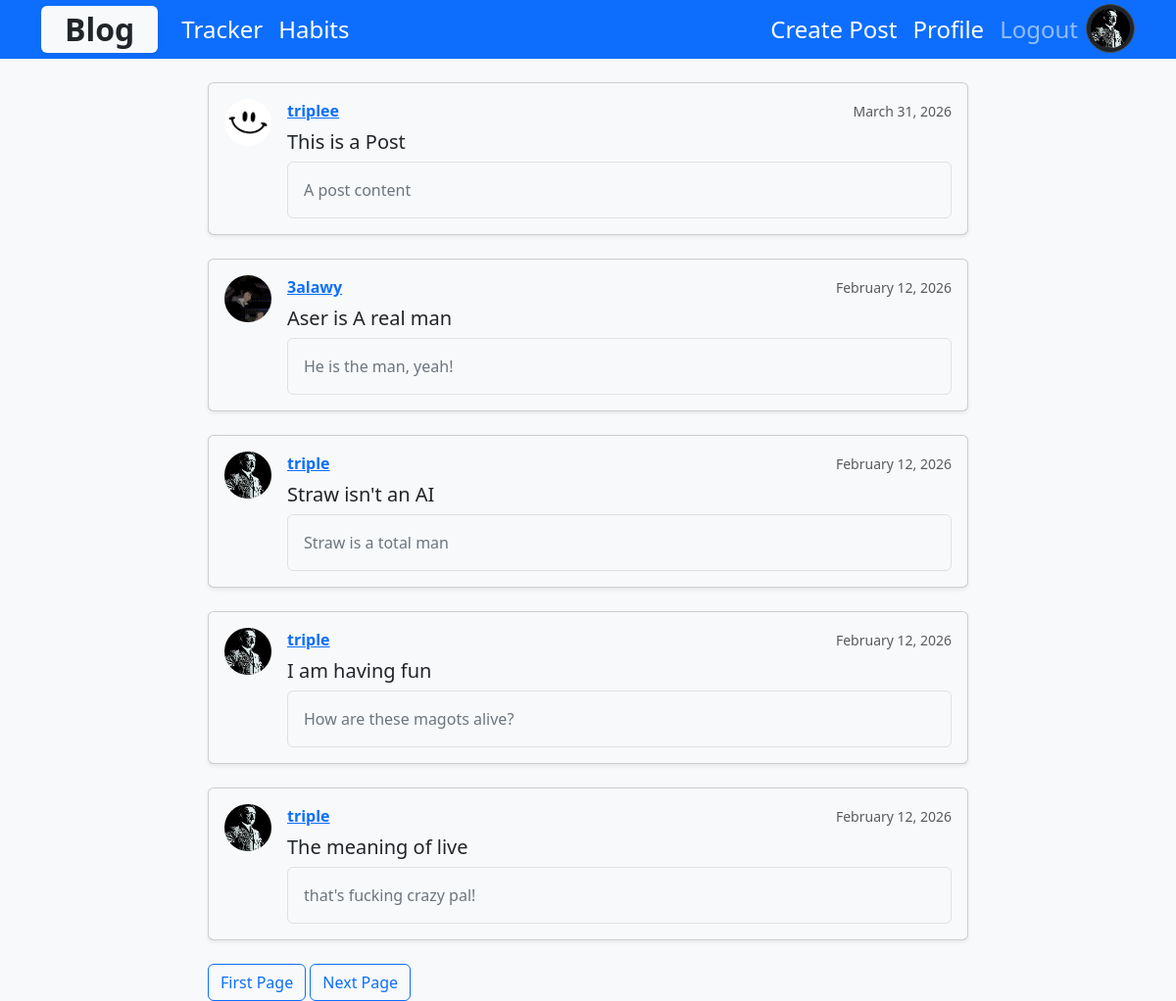
Page /blog/ (signed in) on the committed database.
### users/models.py (models this page shows, shortened)
class Profile(models.Model):
    user = models.OneToOneField(User, on_delete=models.CASCADE)
    image = models.ImageField(default='profile_pics/default.jpg', upload_to='profile_pics')

### blog/models.py (models this page shows, shortened)
class Post(models.Model):
    title = models.CharField(max_length=100)
    content = models.TextField()
    date_posted = models.DateTimeField(default=timezone.now)
    author = models.ForeignKey(User, on_delete=models.CASCADE)

### blog/views.py (the view)
# urls.py: path('', PostListView.as_view(), name='blog-home'),
class PostListView(ListView):
    model = Post
    template_name = 'blog/index.html' # <app>/<model>_<viewtype>.html
    context_object_name = 'posts'
    ordering = ['-date_posted']
    paginate_by = 5

### blog/templates/blog/index.html (shortened to what this page needs)
{% extends "blog/layout.html" %}
{% block content %}
  <div class="container mt-4" style="max-width: 800px;">
    {% for post in posts %}
      <article class="card mb-4 shadow-sm bg-body-tertiary">
        <div class="card-body d-flex align-items-start">
          <img class="rounded-circle me-3 article-img"
               src="{{ post.author.profile.image.url }}"
               alt="{{ post.author }}"
               style="width:48px; height:48px; object-fit:cover;">
          <div class="flex-grow-1">
            <div class="d-flex justify-content-between align-items-center mb-2">
              <a class="fw-bold text-primary me-2"
                 href="#">
                {{ post.author }}
              </a>
              <small class="text-muted">
                {{ post.date_posted|date:"F d, Y" }}
              </small>
            </div>
            <h2 class="h5 mb-2">
              <a class="text-decoration-none text-dark"
                 href="#">
                {{ post.title }}
              </a>
            </h2>
            <div class="p-3 border rounded bg-light">
              <p class="mb-0 text-secondary">
                {{ post.content }}
              </p>
            </div>
          </div>
        </div>
      </article>
    {% empty %}
      <p class="text-muted">No posts yet.</p>
    {% endfor %}
    {% if is_paginated %}
      {% if page_obj.has_next %}
        <a class="ml-2 btn btn-outline-primary" href="?page={{ page_obj.next_page_number }}">First Page</a>
        <a class="ml-2 btn btn-outline-primary" href="?page={{ page_obj.paginator.num_pages }}">Next Page</a>
      {% endif %}
    {% endif %}
  </div>
{% endblock content %}

### blog/templates/blog/layout.html (shortened to what this page needs)
{% load static %}
<!doctype html>
<html lang="en">
  <head>
    <link rel="stylesheet" href="{% static 'habits/main.css' %}">
    <link href="https://cdn.jsdelivr.net/npm/bootstrap@5.3.8/dist/css/bootstrap.min.css" rel="stylesheet">
  </head>
  <body class="bg-body-tertiary">
    <main>
      <nav class="navbar navbar-expand-lg bg-primary py-1" data-bs-theme="dark">
        <div class="container">
          <a class="navbar-brand fs-2  text-dark px-4 py-0 rounded bg-light shadow-sm" href="{% url 'blog-home' %}">Blog</a>
          <div class="collapse navbar-collapse" id="navbarNav">
            <ul class="navbar-nav">
                <li class="nav-item">
                    <a class="nav-link fs-4 active" href="{% url 'home' %}">Tracker</a>
                </li>
                <li class="nav-item">
                    <a class="nav-link fs-4 active" href="#">Habits</a>
                </li>
            </ul>
            <ul class="navbar-nav ms-auto">
              {% if user.is_authenticated %}
              <li class="nav-item">
                <a class="nav-link fs-4 active" href="{% url 'post-form' %}">Create Post</a>
              </li>
              <li class="nav-item">
                <a class="nav-link fs-4 active" href="{% url 'profile' %}">Profile</a>
              </li>
              <li class="nav-item">
                <form method="post" action="{% url 'logout' %}">
                  <button type="submit" class="btn btn-link nav-link fs-4">Logout</button>
                </form>
              </li>
              <a href="{% url 'profile' %}">
                <img class="rounded-circle account-img img-thumbnail"
                    src="{{ user.profile.image.url }}"
                    alt="Profile">
              </a>
              {% endif %}
            </ul>
          </div>
        </div>
      </nav>
      {% block content %}{% endblock %}
    </main>
  </body>
</html>

### habits/static/habits/main.css (style rules this page uses)
.account-img { width: 128px !important; height: 128px !important; object-fit: cover; border-radius: 50%; }
.navbar .account-img { width: 50px !important; height: 50px !important; object-fit: cover; border-radius: 50%; }
.navbar-brand { font-weight: bold; }

### rows in the picture
Post: author.profile.image (placeholder picture), author "triplee", date_posted "March 31, 2026", title "This is a Post", content "A post content"
Post: author.profile.image (picture), author "3alawy", date_posted "February 12, 2026", title "Aser is A real man", content "He is the man, yeah!"
Post: author.profile.image (picture), author "triple", date_posted "February 12, 2026", title "Straw isn't an AI", content "Straw is a total man"
Post: author.profile.image (picture), author "triple", date_posted "February 12, 2026", title "I am having fun", content "How are these magots alive?"
Post: author.profile.image (picture), author "triple", date_posted "February 12, 2026", title "The meaning of live", content "that's fucking crazy pal!"
